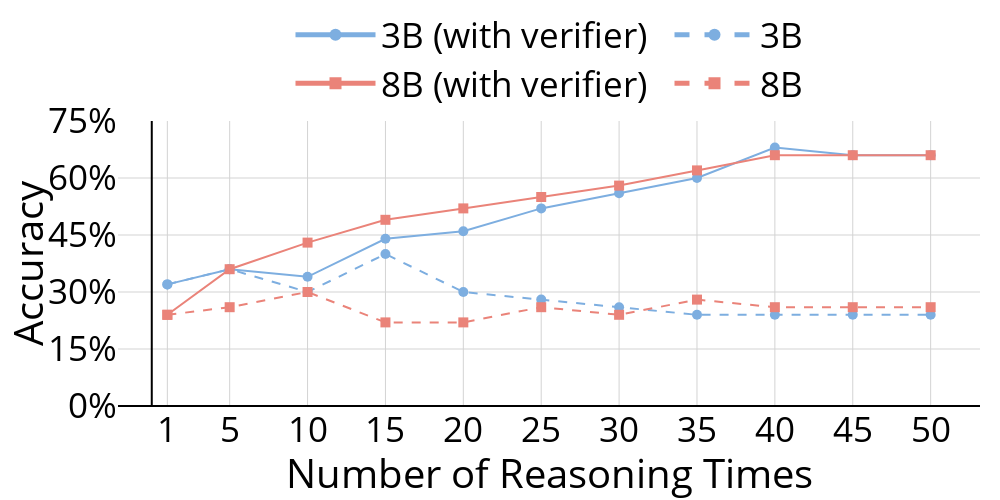

Notebook code cell kept with this figure:
### Code cell
import plotly.graph_objects as go

# 提取数据
number_of_thoughts = [1, 5, 10, 15, 20, 25, 30, 35, 40, 45, 50]  # X 轴数据
# 提取 Llama-3.2-3B-Instruct-Turbo 的数据
llama_voting_acc = [result['Voting Accuracy'] for result in results if 'Llama-3.2' in result['Config']]
llama_llm_voting_acc = [result['LLM Voting Acc'] for result in results if 'Llama-3.2' in result['Config']]

# 提取 Meta-Llama-3.1-8B-Instruct-Turbo 的数据
meta_llama_voting_acc = [result['Voting Accuracy'] for result in results if 'Meta-Llama' in result['Config']]
meta_llama_llm_voting_acc = [result['LLM Voting Acc'] for result in results if 'Meta-Llama' in result['Config']]

# 创建 Plotly 图表
fig = go.Figure()

# 添加 Llama-3.2-3B-Instruct-Turbo 的 Voting Accuracy 曲线
fig.add_trace(go.Scatter(
    x=number_of_thoughts,
    y=llama_voting_acc,
    mode='lines+markers',
    name='3B (with verifier)  ',
    line=dict(color='#7DAEE0', width=2),
    marker=dict(size=10, symbol='circle')
))

# 添加 Llama-3.2-3B-Instruct-Turbo 的 LLM Voting Acc 曲线
fig.add_trace(go.Scatter(
    x=number_of_thoughts,
    y=llama_llm_voting_acc,
    mode='lines+markers',
    name='3B',
    line=dict(color='#7DAEE0', width=2, dash='dash'),
    marker=dict(size=10, symbol='circle')
))

# 添加 Meta-Llama-3.1-8B-Instruct-Turbo 的 Voting Accuracy 曲线
fig.add_trace(go.Scatter(
    x=number_of_thoughts,
    y=meta_llama_voting_acc,
    mode='lines+markers',
    name='8B (with verifier)  ',
    line=dict(color='#EA8379', width=2),
    marker=dict(size=10, symbol='square')
))

# 添加 Meta-Llama-3.1-8B-Instruct-Turbo 的 LLM Voting Acc 曲线
fig.add_trace(go.Scatter(
    x=number_of_thoughts,
    y=meta_llama_llm_voting_acc,
    mode='lines+markers',
    name='8B',
    line=dict(color='#EA8379', width=2, dash='dash'),
    marker=dict(size=10, symbol='square')
))

# 更新布局
fig.update_layout(
    xaxis_title='Number of Reasoning Times',
    yaxis_title='Accuracy',
    xaxis=dict(tickfont=dict(size=35), title_font=dict(size=40), tickvals=number_of_thoughts, ticktext=[str(x) for x in number_of_thoughts]),
    yaxis=dict(tickfont=dict(size=35), title_font=dict(size=40), range=[0, 0.75], tickformat=".0%", dtick=0.15),  # 设置 y 轴范围
    # legend=dict(x=0.02, y=0.98),  # 图例位置
    legend=dict(
        font=dict(size=35),
        orientation="h",  # Make legend horizontal
        yanchor="bottom",
        y=1.03,  # Position above the plot
        xanchor="center",  # Center horizontally
        x=0.5,
        itemsizing='constant',
        itemwidth=80  # Adjust spacing between legend items
    ),
    margin=dict(l=10, r=20, t=5, b=5),  # Remove margins
    width=1000,  # 图表宽度
    height=500  # 图表高度
)
# 模板配置 - 强制所有颜色为黑色
template = dict(
    layout=dict(
        font_color="black",
        paper_bgcolor="white",
        plot_bgcolor="white",
        title_font_color="black",
        legend_font_color="black",
        
        xaxis=dict(
            title_font_color="black",
            tickfont_color="black",
            linecolor="black",
            gridcolor="lightgray",
            zerolinecolor="black",
        ),
        
        yaxis=dict(
            title_font_color="black", 
            tickfont_color="black",
            linecolor="black",
            gridcolor="lightgray",
            zerolinecolor="black",
        ),
        
        hoverlabel=dict(
            font_color="black",
            bgcolor="white"
        ),
        
        annotations=[dict(font_color="black")],
        shapes=[dict(line_color="black")],
        
        coloraxis=dict(
            colorbar_tickfont_color="black",
            colorbar_title_font_color="black"
        ),
    )
)

# 应用配置
fig.update_layout(template=template)



# 显示图表
fig.show()
import plotly.io as pio
pio.write_image(fig, f'figures/abls/inference_scaling.pdf', scale=6)

### Figure 1 — Plotly figure (JSON) as saved in the notebook; plotly's stock layout.template omitted (floating-point values rounded to 4 significant figures)
{"data": [{"line": {"color": "#7DAEE0", "width": 2}, "marker": {"size": 10, "symbol": "circle"}, "mode": "lines+markers", "name": "3B (with verifier)  ", "type": "scatter", "x": [1, 5, 10, 15, 20, 25, 30, 35, 40, 45, 50], "y": [0.32, 0.36, 0.34, 0.44, 0.46, 0.52, 0.56, 0.6, 0.68, 0.66, 0.66]}, {"line": {"color": "#7DAEE0", "dash": "dash", "width": 2}, "marker": {"size": 10, "symbol": "circle"}, "mode": "lines+markers", "name": "3B", "type": "scatter", "x": [1, 5, 10, 15, 20, 25, 30, 35, 40, 45, 50], "y": [0.32, 0.36, 0.3, 0.4, 0.3, 0.28, 0.26, 0.24, 0.24, 0.24, 0.24]}, {"line": {"color": "#EA8379", "width": 2}, "marker": {"size": 10, "symbol": "square"}, "mode": "lines+markers", "name": "8B (with verifier)  ", "type": "scatter", "x": [1, 5, 10, 15, 20, 25, 30, 35, 40, 45, 50], "y": [0.24, 0.36, 0.43, 0.49, 0.52, 0.55, 0.58, 0.62, 0.66, 0.66, 0.66]}, {"line": {"color": "#EA8379", "dash": "dash", "width": 2}, "marker": {"size": 10, "symbol": "square"}, "mode": "lines+markers", "name": "8B", "type": "scatter", "x": [1, 5, 10, 15, 20, 25, 30, 35, 40, 45, 50], "y": [0.24, 0.26, 0.3, 0.22, 0.22, 0.26, 0.24, 0.28, 0.26, 0.26, 0.26]}], "layout": {"height": 500, "legend": {"font": {"size": 35}, "itemsizing": "constant", "itemwidth": 80, "orientation": "h", "x": 0.5, "xanchor": "center", "y": 1.03, "yanchor": "bottom"}, "margin": {"b": 5, "l": 10, "r": 20, "t": 5}, "width": 1000, "xaxis": {"tickfont": {"size": 35}, "ticktext": ["1", "5", "10", "15", "20", "25", "30", "35", "40", "45", "50"], "tickvals": [1, 5, 10, 15, 20, 25, 30, 35, 40, 45, 50], "title": {"font": {"size": 40}, "text": "Number of Reasoning Times"}}, "yaxis": {"dtick": 0.15, "range": [0, 0.75], "tickfont": {"size": 35}, "tickformat": ".0%", "title": {"font": {"size": 40}, "text": "Accuracy"}}}}
